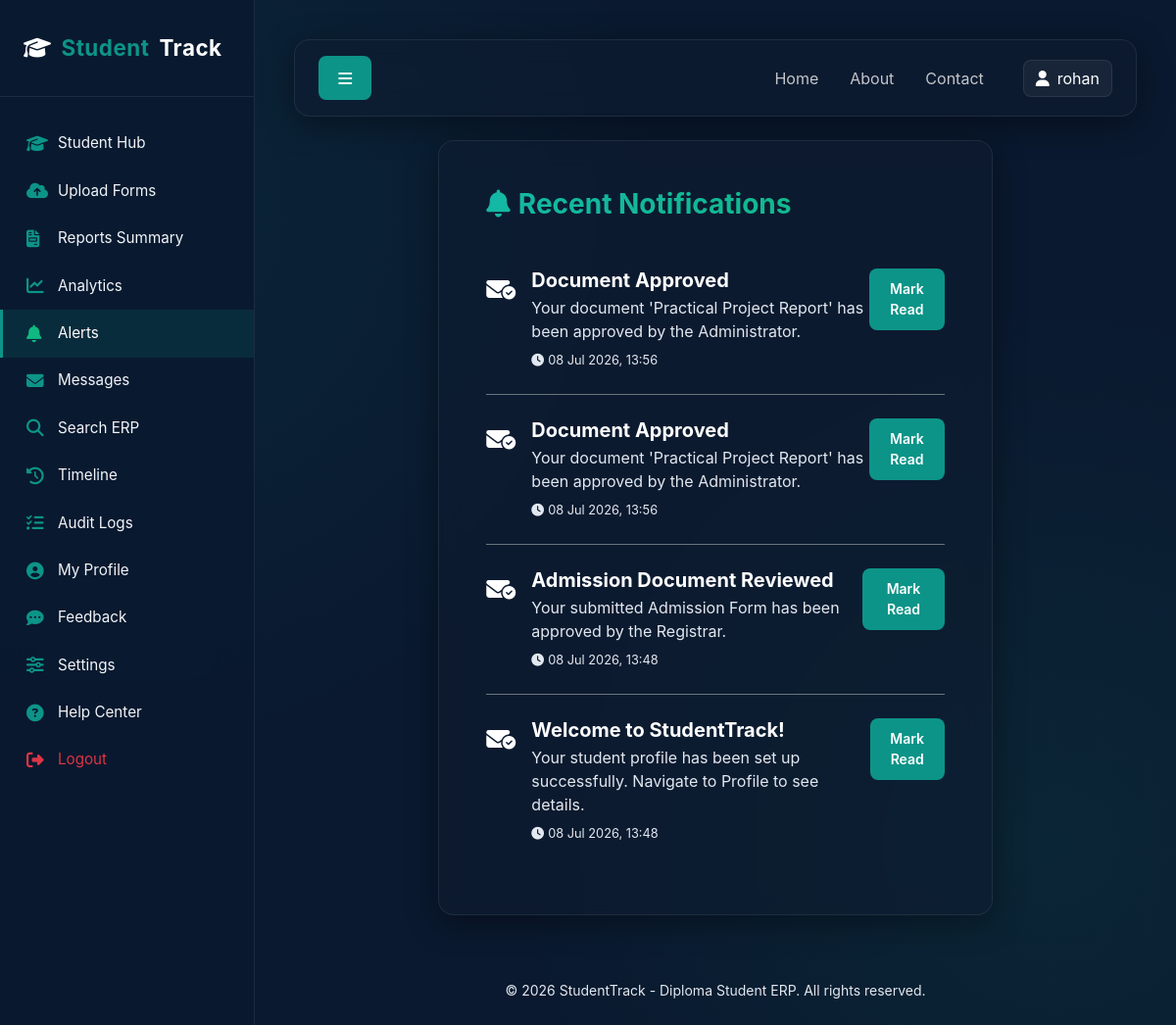
The app's page /notifications/ (signed in) with its own data.
### erp/models.py (models this page shows, shortened)
class Notification(models.Model):
    recipient = models.ForeignKey(User, on_delete=models.CASCADE, related_name='notifications')
    title = models.CharField(max_length=200)
    message = models.TextField()
    is_read = models.BooleanField(default=False)
    created_at = models.DateTimeField(auto_now_add=True)

### erp/views.py (the view)
# urls.py: path('notifications/', views.notifications_view, name='notifications'),
@login_required
def notifications_view(request):
    notifications = request.user.notifications.all().order_by('-created_at')
    return render(request, 'erp/notifications.html', {'notifications': notifications})

### erp/templates/erp/notifications.html (shortened to what this page needs)
{% extends 'erp/base.html' %}
{% block content %}
<div class="row">
    <div class="col-lg-8 mx-auto">
        <div class="glass-card p-5">
            <h3 class="fw-bold mb-4 accent-text-gradient"><i class="fa-solid fa-bell me-2"></i>Recent Notifications</h3>
            <div class="list-group list-group-flush bg-transparent">
                {% for notif in notifications %}
                <div class="list-group-item bg-transparent text-white border-secondary px-0 py-4 d-flex justify-content-between align-items-start">
                    <div class="d-flex gap-3">
                        <div class="fs-4 mt-1 {% if notif.is_read %}text-muted{% else %}text-teal{% endif %}">
                            <i class="fa-solid {% if notif.is_read %}fa-envelope-open{% else %}fa-envelope-circle-check{% endif %}"></i>
                        </div>
                        <div>
                            <h5 class="fw-bold mb-1 {% if notif.is_read %}text-muted{% endif %}">{{ notif.title }}</h5>
                            <p class="mb-1 text-muted">{{ notif.message }}</p>
                            <small class="text-muted" style="font-size: 0.8rem;"><i class="fa-solid fa-clock me-1"></i>{{ notif.created_at|date:"d M Y, H:i" }}</small>
                        </div>
                    </div>
                    {% if not notif.is_read %}
                        <a href="{% url 'notification_read' notif.id %}" class="btn btn-teal btn-sm px-3">Mark Read</a>
                    {% else %}
                        <span class="badge badge-glass">Read</span>
                    {% endif %}
                </div>
                {% empty %}
                <div class="text-center py-5 text-muted">
                    <i class="fa-solid fa-bell-slash mb-3" style="font-size: 3rem;"></i>
                    <p class="mb-0">No notifications in your inbox.</p>
                </div>
                {% endfor %}
            </div>
        </div>
    </div>
</div>
{% endblock %}

### erp/templates/erp/base.html (shortened to what this page needs)
{% load static %}
<!DOCTYPE html>
<html lang="en">
<head>
    <link href="https://cdn.jsdelivr.net/npm/bootstrap@5.3.0/dist/css/bootstrap.min.css" rel="stylesheet">
    <link href="https://cdnjs.cloudflare.com/ajax/libs/font-awesome/6.4.0/css/all.min.css" rel="stylesheet">
    <link rel="stylesheet" href="{% static 'erp/css/theme.css' %}">
</head>
<body>
    <div id="wrapper">
        {% if user.is_authenticated %}
        <nav id="sidebar">
            <div class="sidebar-header">
                <a href="{% url 'dashboard' %}" class="sidebar-brand">
                    <i class="fa-solid fa-graduation-cap text-teal"></i>
                    <span>Student</span>Track
                </a>
            </div>
            <ul class="components-nav">
                {% if user.profile.role == 'admin' %}
                    <li class="{% if request.resolver_match.url_name == 'admin_dashboard' %}active{% endif %}">
                        <a href="{% url 'admin_dashboard' %}"><i class="fa-solid fa-gauge"></i> Admin Panel</a>
                    </li>
                    <li class="{% if request.resolver_match.url_name == 'user_management' %}active{% endif %}">
                        <a href="{% url 'user_management' %}"><i class="fa-solid fa-users-cog"></i> User Management</a>
                    </li>
                    <li class="{% if request.resolver_match.url_name == 'data_management' %}active{% endif %}">
                        <a href="{% url 'data_management' %}"><i class="fa-solid fa-database"></i> Records Control</a>
                    </li>
                {% else %}
                    <li class="{% if request.resolver_match.url_name == 'user_dashboard' %}active{% endif %}">
                        <a href="{% url 'user_dashboard' %}"><i class="fa-solid fa-graduation-cap"></i> Student Hub</a>
                    </li>
                    <li class="{% if request.resolver_match.url_name == 'upload_files' %}active{% endif %}">
                        <a href="{% url 'upload_files' %}"><i class="fa-solid fa-cloud-arrow-up"></i> Upload Forms</a>
                    </li>
                {% endif %}
                <li class="{% if request.resolver_match.url_name == 'reports' %}active{% endif %}">
                    <a href="{% url 'reports' %}"><i class="fa-solid fa-file-invoice"></i> Reports Summary</a>
                </li>
                <li class="{% if request.resolver_match.url_name == 'analytics' %}active{% endif %}">
                    <a href="{% url 'analytics' %}"><i class="fa-solid fa-chart-line"></i> Analytics</a>
                </li>
                <li class="{% if request.resolver_match.url_name == 'notifications' %}active{% endif %}">
                    <a href="{% url 'notifications' %}"><i class="fa-solid fa-bell"></i> Alerts</a>
                </li>
                <li class="{% if request.resolver_match.url_name == 'messages' %}active{% endif %}">
                    <a href="{% url 'messages' %}"><i class="fa-solid fa-envelope"></i> Messages</a>
                </li>
                <li class="{% if request.resolver_match.url_name == 'search' %}active{% endif %}">
                    <a href="{% url 'search' %}"><i class="fa-solid fa-search"></i> Search ERP</a>
                </li>
                <li class="{% if request.resolver_match.url_name == 'history' %}active{% endif %}">
                    <a href="{% url 'history' %}"><i class="fa-solid fa-clock-rotate-left"></i> Timeline</a>
                </li>
                <li class="{% if request.resolver_match.url_name == 'activity_logs' %}active{% endif %}">
                    <a href="{% url 'activity_logs' %}"><i class="fa-solid fa-list-check"></i> Audit Logs</a>
                </li>
                <li class="{% if request.resolver_match.url_name == 'profile' %}active{% endif %}">
                    <a href="{% url 'profile' %}"><i class="fa-solid fa-user-circle"></i> My Profile</a>
                </li>
                <li class="{% if request.resolver_match.url_name == 'feedback' %}active{% endif %}">
                    <a href="{% url 'feedback' %}"><i class="fa-solid fa-comment-dots"></i> Feedback</a>
                </li>
                <li class="{% if request.resolver_match.url_name == 'settings' %}active{% endif %}">
                    <a href="{% url 'settings' %}"><i class="fa-solid fa-sliders"></i> Settings</a>
                </li>
                <li class="{% if request.resolver_match.url_name == 'help_center' %}active{% endif %}">
                    <a href="{% url 'help_center' %}"><i class="fa-solid fa-question-circle"></i> Help Center</a>
                </li>
                <li>
                    <a href="{% url 'logout' %}" class="text-danger"><i class="fa-solid fa-sign-out-alt text-danger"></i> Logout</a>
                </li>
            </ul>
        </nav>
        {% endif %}
        <div id="content" class="w-100">
            <nav class="navbar navbar-expand-lg glass-card py-3 px-4 mb-4">
                <div class="container-fluid p-0">
                    {% if user.is_authenticated %}
                    <button type="button" id="sidebarCollapse" class="btn btn-teal me-3">
                        <i class="fa-solid fa-bars"></i>
                    </button>
                    {% else %}
                    <a href="{% url 'home' %}" class="navbar-brand text-white fw-bold me-auto">
                        <i class="fa-solid fa-graduation-cap text-teal me-2"></i>StudentTrack
                    </a>
                    {% endif %}
                    <div class="collapse navbar-collapse d-none d-lg-flex justify-content-end" id="navbarContent">
                        <ul class="navbar-nav align-items-center gap-3">
                            <li class="nav-item">
                                <a href="{% url 'home' %}" class="nav-link text-white opacity-75">Home</a>
                            </li>
                            <li class="nav-item">
                                <a href="{% url 'about' %}" class="nav-link text-white opacity-75">About</a>
                            </li>
                            <li class="nav-item mb-0">
                                <a href="{% url 'contact' %}" class="nav-link text-white opacity-75 me-3">Contact</a>
                            </li>
                            {% if user.is_authenticated %}
                            <li class="nav-item dropdown">
                                <a class="btn btn-glass d-flex align-items-center gap-2" href="{% url 'profile' %}">
                                    {% if user.profile.profile_pic %}
                                        <img src="{{ user.profile.profile_pic.url }}" alt="avatar" class="rounded-circle" style="width: 25px; height: 25px; object-fit: cover;">
                                    {% else %}
                                        <i class="fa-solid fa-user text-teal"></i>
                                    {% endif %}
                                    <span>{{ user.username }}</span>
                                </a>
                            </li>
                            {% endif %}
                        </ul>
                    </div>
                </div>
            </nav>
            <div class="container-fluid p-0">
                {% block content %}{% endblock %}
            </div>
            <footer class="mt-5 text-center text-muted py-3">
                <small>&copy; 2026 StudentTrack - Diploma Student ERP. All rights reserved.</small>
            </footer>
        </div>
    </div>
</body>
</html>

### static/erp/css/theme.css (style rules this page uses)
:root { --bg-dark-blue: #0a192f; --bg-card-glass: rgba(16, 28, 48, 0.55); --border-glass: rgba(255, 255, 255, 0.08); --teal-green: #0d9488; --teal-green-hover: #14b8a6; --accent-green: #10b981; --light-gray: #f1f5f9; --pure-white: #ffffff; --text-muted: #e2e8f0; --sidebar-width: 260px; --transition-smooth: all 0.3s cubic-bezier(0.4, 0, 0.2, 1); }
.text-muted { color: #e2e8f0 !important; }
body { background-color: var(--bg-dark-blue); background-image: radial-gradient(circle at 10% 20%, rgba(13, 148, 136, 0.1) 0%, transparent 40%), radial-gradient(circle at 90% 80%, rgba(16, 185, 129, 0.08) 0%, transparent 40%); background-attachment: fixed; color: var(--pure-white); font-family: 'Inter', 'Outfit', -apple-system, BlinkMacSystemFont, "Segoe UI", Roboto, sans-serif; min-height: 100vh; overflow-x: hidden; }
.glass-card { background: var(--bg-card-glass); backdrop-filter: blur(12px); -webkit-backdrop-filter: blur(12px); border: 1px solid var(--border-glass); border-radius: 16px; box-shadow: 0 8px 32px 0 rgba(0, 0, 0, 0.37); transition: var(--transition-smooth); }
#wrapper { display: flex; width: 100%; align-items: stretch; }
#sidebar { min-width: var(--sidebar-width); max-width: var(--sidebar-width); background: rgba(10, 25, 47, 0.85); backdrop-filter: blur(20px); -webkit-backdrop-filter: blur(20px); border-right: 1px solid var(--border-glass); transition: var(--transition-smooth); min-height: 100vh; z-index: 1000; }
#content { width: 100%; padding: 2.5rem; min-height: 100vh; transition: var(--transition-smooth); }
.sidebar-header { padding: 2rem 1.5rem; border-bottom: 1px solid var(--border-glass); }
.sidebar-brand { font-size: 1.4rem; font-weight: 700; letter-spacing: 0.5px; color: var(--pure-white); text-decoration: none; display: flex; align-items: center; gap: 10px; }
.sidebar-brand span { color: var(--teal-green); }
.components-nav { padding: 1.5rem 0; list-style: none; margin: 0; }
.components-nav li a { padding: 0.8rem 1.5rem; font-size: 0.95rem; display: flex; align-items: center; gap: 12px; color: var(--light-gray); text-decoration: none; transition: var(--transition-smooth); border-left: 3px solid transparent; }
.components-nav li a:hover, .components-nav li.active a { color: var(--pure-white); background: rgba(13, 148, 136, 0.15); border-left-color: var(--teal-green); }
.components-nav li a i { width: 20px; font-size: 1.1rem; color: var(--teal-green); }
.components-nav li.active a i { color: var(--accent-green); }
.btn-teal { background-color: var(--teal-green); color: var(--pure-white); border: 1px solid transparent; transition: var(--transition-smooth); border-radius: 8px; font-weight: 600; padding: 0.6rem 1.2rem; }
.btn-glass { background: rgba(255, 255, 255, 0.05); border: 1px solid var(--border-glass); color: var(--pure-white); border-radius: 8px; transition: var(--transition-smooth); }
.accent-text-gradient { background: linear-gradient(135deg, var(--teal-green-hover) 0%, var(--accent-green) 100%); background-clip: text; -webkit-background-clip: text; -webkit-text-fill-color: transparent; }

### records on screen
Notification: is_read False (drawn), title "Document Approved", message "Your document 'Practical Project Report' has been approved by the Administrator.", created_at "08 Jul 2026, 13:56"
Notification: is_read False (drawn), title "Document Approved", message "Your document 'Practical Project Report' has been approved by the Administrator.", created_at "08 Jul 2026, 13:56"
Notification: is_read False (drawn), title "Admission Document Reviewed", message "Your submitted Admission Form has been approved by the Registrar.", created_at "08 Jul 2026, 13:48"
Notification: is_read False (drawn), title "Welcome to StudentTrack!", message "Your student profile has been set up successfully. Navigate to Profile to see details.", created_at "08 Jul 2026, 13:48"

### other values on screen
{{ user.username }} "rohan"
